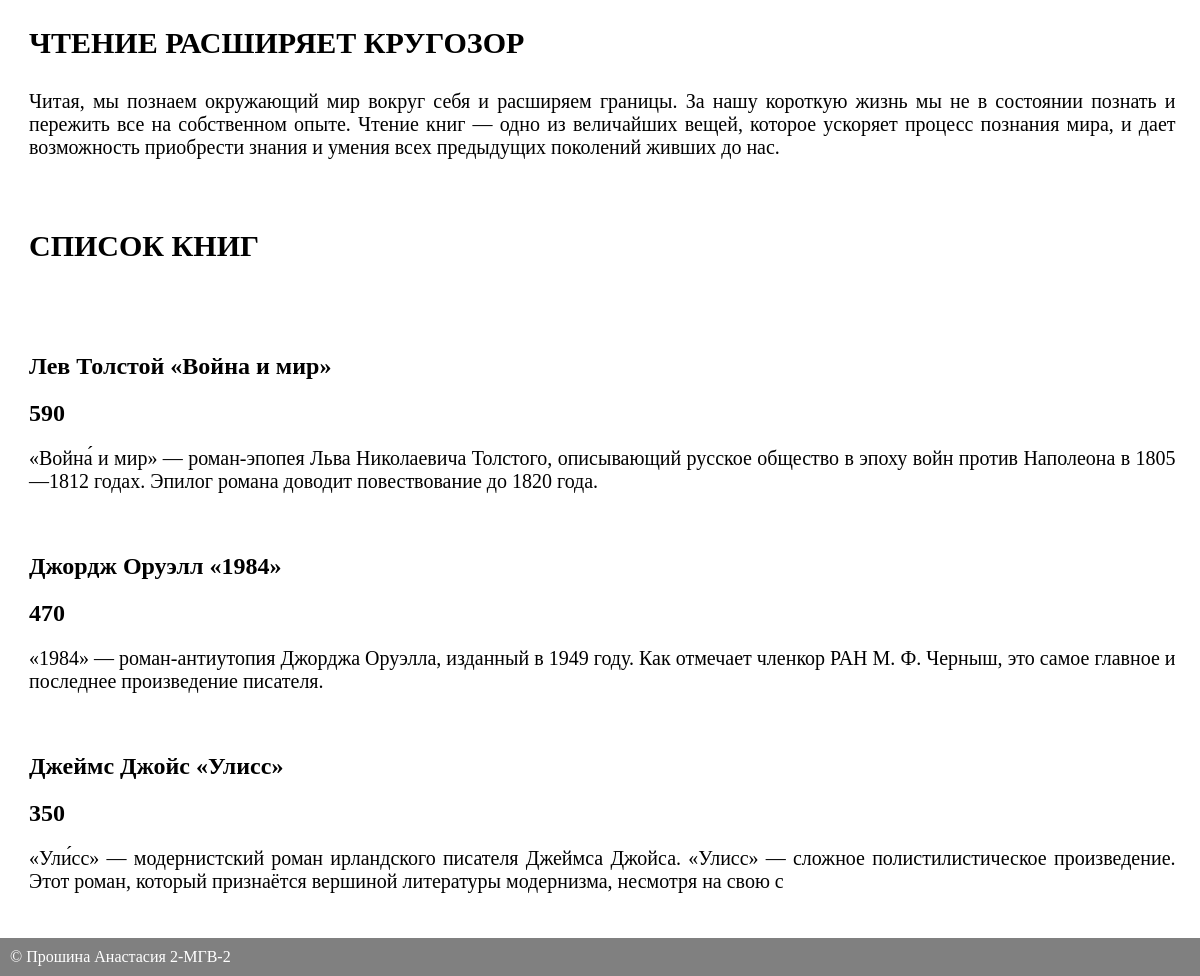
Before: /state/ (lower part) with the older database file.
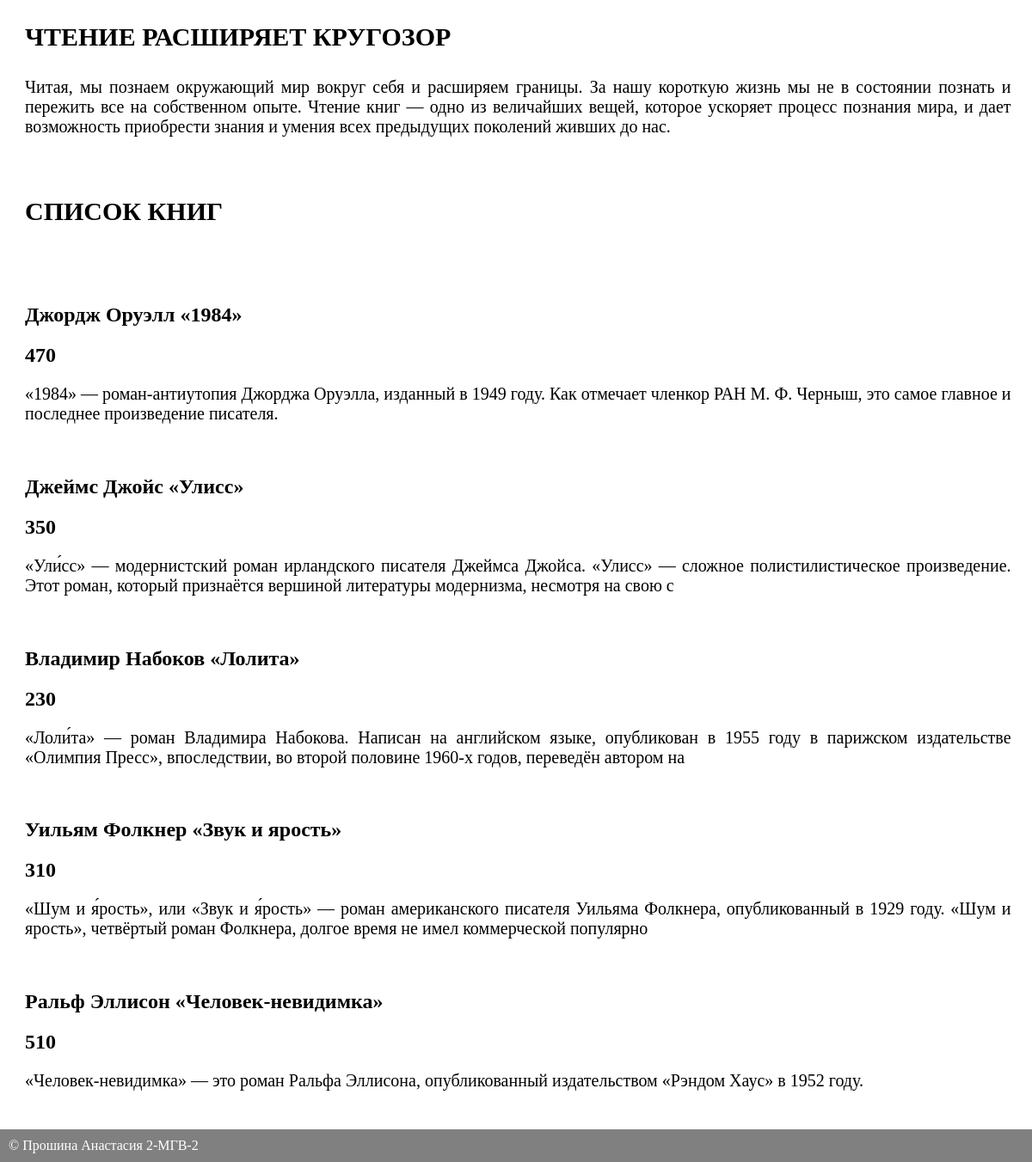
After: the same page with the newer database file.
### catalog/models.py (models this page shows, shortened)
class Product(models.Model):
    name = models.CharField(max_length=40, blank=False)
    price = models.IntegerField(default=0)
    description = models.CharField(max_length=200)

### catalog/views.py (the view)
# urls.py: path('', state_page),
def state_page(request):
    products = Product.objects.all()
    title = "Статья"
    data = {"menu":MENU, "title": title, "products": products}
    return render(request,"./state.html", context=data)

### templates/state.html (shortened to what this page needs)
{% extends 'base.html' %}
{% block content %}
    <div class="col-lg-12">
<h3><b>ЧТЕНИЕ РАСШИРЯЕТ КРУГОЗОР</b></h3>
<p3>Читая, мы познаем окружающий мир вокруг себя и расширяем границы. За нашу короткую жизнь мы не в состоянии познать и пережить все на собственном опыте.
Чтение книг — одно из величайших вещей, которое ускоряет процесс познания мира,
и дает возможность приобрести знания и умения всех предыдущих поколений живших до нас.<p3>
	</div>
<div class="col-lg-12">
    <h3><b>СПИСОК КНИГ</b></h3>
	</div>
{% for el in products %}
<div class="col-lg-12">
    	<h2>{{el.name}}</h2>
	<h2>{{el.price}}</h2>
	<p2>{{el.description}}</p2>
</div>
{% endfor %}
 {% endblock %}

### templates/base.html (shortened to what this page needs)
{% load static %}
<!DOCTYPE html>
<html lang="ru">
<head>
    .<link rel="stylesheet" href="{% static 'css/base.css' %}">
</head>
<body>
<div class="container ">
    <div class="content  item">
    {% block content %}
        {% endblock %}
    </div>
    <br>
    <br>
      <br>
<div id="footer">
    &#169 Прошина Анастасия 2-МГВ-2
</div>
</div>
</body>
</html>

### static/css/base.css (style rules this page uses)
.item { border: 0px solid black; padding: 1px; }
.col-lg-12 { text-align:justify; width: 97%; padding: 20px; }
h3 { font-size: 30px; }
p3 { font-size: 20px; text-align: justify; }
p2 { font-size: 20px; }
#footer { position: fixed; left: 0; bottom: 0; padding: 10px; background: #808080; color: #ffffff; width: 700%; }

Changed rows visible on the page:
removed Product: name "Лев Толстой «Война и мир»", price "590", description "«Война́ и мир» — роман-эпопея Льва Николаевича Толстого, описывающий русское общество в эпоху войн против Наполеона в 1805—1812 годах. Эпилог романа доводит повествование до 1820 года."
added Product: name "Владимир Набоков «Лолита»", price "230", description "«Лоли́та» — роман Владимира Набокова. Написан на английском языке, опубликован в 1955 году в парижском издательстве «Олимпия Пресс», впоследствии, во второй половине 1960-х годов, переведён автором на"
added Product: name "Уильям Фолкнер «Звук и ярость»", price "310", description "«Шум и я́рость», или «Звук и я́рость» — роман американского писателя Уильяма Фолкнера, опубликованный в 1929 году. «Шум и ярость», четвёртый роман Фолкнера, долгое время не имел коммерческой популярно"
added Product: name "Ральф Эллисон «Человек-невидимка»", price "510", description "«Человек-невидимка» — это роман Ральфа Эллисона, опубликованный издательством «Рэндом Хаус» в 1952 году."
